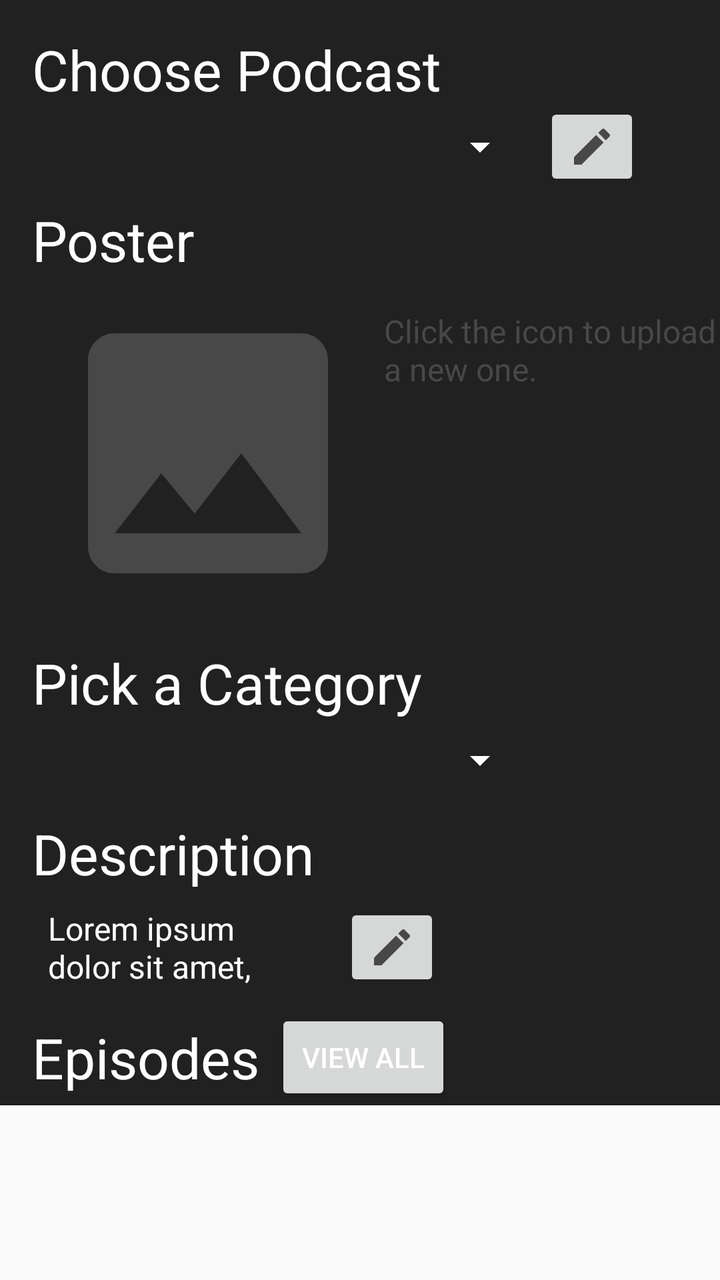
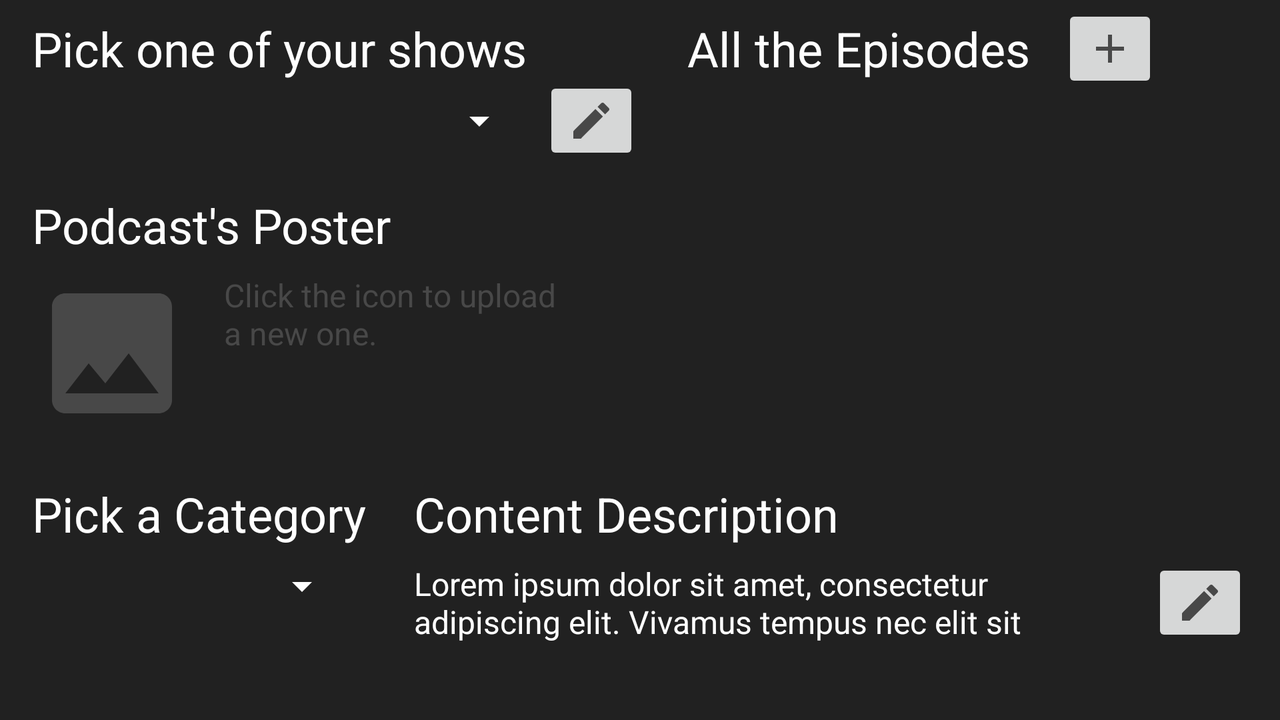

The same Android screen from two of the app's own layout files: first res/layout/ as a phone draws it, then the repository's variant for another configuration, drawn on a device whose configuration selects that folder. Both files follow.
<!-- AndroidManifest.xml: application theme AppTheme -->
<!-- res/layout/portofolio_published.xml -->
<?xml version="1.0" encoding="utf-8"?>
<android.support.v4.widget.NestedScrollView xmlns:android="http://schemas.android.com/apk/res/android"
    xmlns:app="http://schemas.android.com/apk/res-auto"
    xmlns:tools="http://schemas.android.com/tools"
    android:layout_width="match_parent"
    android:layout_height="match_parent"
    android:paddingBottom="@dimen/portofolio_tab_bottom_padding">

    <android.support.constraint.ConstraintLayout
        android:layout_width="match_parent"
        android:layout_height="match_parent"
        android:background="?colorPrimary">

        <TextView
            android:id="@+id/chosen_image_file_name"
            style="@style/Portofolio_EditText_Hint"
            android:layout_width="0dp"
            android:layout_height="0dp"
            android:textColor="?colorAccent"
            android:visibility="invisible"
            app:layout_constraintBottom_toBottomOf="@+id/click_the_icon_label"
            app:layout_constraintEnd_toEndOf="@+id/click_the_icon_label"
            app:layout_constraintStart_toStartOf="@+id/click_the_icon_label"
            app:layout_constraintTop_toTopOf="@+id/click_the_icon_label"
            tools:text="File for upload: file4.mp3" />

        <TextView
            android:id="@+id/category_label"
            style="@style/Portofolio_Label"
            android:layout_width="wrap_content"
            android:layout_height="wrap_content"
            android:layout_marginLeft="16dp"
            android:layout_marginStart="16dp"
            android:layout_marginTop="16dp"
            android:text="@string/pick_category_label"
            app:layout_constraintStart_toStartOf="parent"
            app:layout_constraintTop_toBottomOf="@+id/podcast_pic_imageview" />

        <TextView
            android:id="@+id/click_the_icon_label"
            style="@style/Portofolio_EditText_Hint"
            android:layout_marginLeft="8dp"
            android:layout_marginStart="8dp"
            android:layout_marginTop="8dp"
            android:text="@string/click_the_icon_to_update_label"
            app:layout_constraintStart_toEndOf="@+id/podcast_pic_imageview"
            app:layout_constraintTop_toTopOf="@+id/podcast_pic_imageview" />

        <ImageView
            android:id="@+id/podcast_pic_imageview"
            style="@style/Portofolio_ImageView"
            android:layout_marginLeft="24dp"
            android:layout_marginStart="24dp"
            android:layout_marginTop="8dp"
            app:layout_constraintStart_toStartOf="parent"
            app:layout_constraintTop_toBottomOf="@+id/poster_label"
            android:contentDescription="@string/podcast_poster_content_description" />

        <TextView
            android:id="@+id/choose_podcast_label"
            style="@style/Portofolio_Label"
            android:layout_width="wrap_content"
            android:layout_height="wrap_content"
            android:layout_marginLeft="16dp"
            android:layout_marginStart="16dp"
            android:layout_marginTop="16dp"
            android:text="@string/choose_podcast_label"
            app:layout_constraintStart_toStartOf="parent"
            app:layout_constraintTop_toTopOf="parent" />

        <Spinner
            android:id="@+id/choose_podcast_spinner"
            style="@style/Portofolio_Spinner"
            android:layout_marginLeft="24dp"
            android:layout_marginStart="24dp"
            android:layout_marginTop="8dp"
            app:layout_constraintStart_toStartOf="parent"
            app:layout_constraintTop_toBottomOf="@+id/choose_podcast_label" />

        <ImageButton
            android:id="@+id/edit_description_imagebutton"
            style="@style/Portofolio_Edit_ImageButton"
            android:layout_marginLeft="8dp"
            android:layout_marginStart="8dp"
            app:layout_constraintBottom_toBottomOf="@+id/description_textview"
            app:layout_constraintStart_toEndOf="@+id/description_textview"
            app:layout_constraintTop_toTopOf="@+id/description_textview"
            android:contentDescription="@string/edit_description_content_description" />

        <ImageButton
            android:id="@+id/edit_podcast_title_imagebutton"
            style="@style/Portofolio_Edit_ImageButton"
            android:layout_marginLeft="8dp"
            android:layout_marginStart="8dp"
            app:layout_constraintBottom_toBottomOf="@+id/choose_podcast_spinner"
            app:layout_constraintStart_toEndOf="@+id/choose_podcast_spinner"
            app:layout_constraintTop_toTopOf="@+id/choose_podcast_spinner"
            android:contentDescription="@string/podcast_title_content_description" />

        <TextView
            android:id="@+id/poster_label"
            style="@style/Portofolio_Label"
            android:layout_width="wrap_content"
            android:layout_height="wrap_content"
            android:layout_marginLeft="16dp"
            android:layout_marginStart="16dp"
            android:layout_marginTop="16dp"
            android:text="@string/poster_label"
            app:layout_constraintStart_toStartOf="parent"
            app:layout_constraintTop_toBottomOf="@+id/choose_podcast_spinner" />

        <Spinner
            android:id="@+id/categories_spinner"
            style="@style/Portofolio_Spinner"
            android:layout_marginLeft="24dp"
            android:layout_marginStart="24dp"
            android:layout_marginTop="8dp"
            app:layout_constraintStart_toStartOf="parent"
            app:layout_constraintTop_toBottomOf="@+id/category_label" />

        <TextView
            android:id="@+id/description_label"
            style="@style/Portofolio_Label"
            android:layout_width="wrap_content"
            android:layout_height="wrap_content"
            android:layout_marginLeft="16dp"
            android:layout_marginStart="16dp"
            android:layout_marginTop="16dp"
            android:text="@string/description_label"
            app:layout_constraintStart_toStartOf="parent"
            app:layout_constraintTop_toBottomOf="@+id/categories_spinner" />

        <TextView
            android:id="@+id/description_textview"
            android:layout_width="@dimen/portofolio_description_width"
            android:layout_height="wrap_content"
            android:layout_marginLeft="24dp"
            android:layout_marginStart="24dp"
            android:layout_marginTop="8dp"
            android:lines="@integer/episode_title_lines"
            android:textSize="16sp"
            app:layout_constraintStart_toStartOf="parent"
            app:layout_constraintTop_toBottomOf="@+id/description_label"
            tools:text="@string/lorem_ipsum" />

        <TextView
            android:id="@+id/episodes_label"
            style="@style/Portofolio_Label"
            android:layout_width="wrap_content"
            android:layout_height="wrap_content"
            android:layout_marginLeft="16dp"
            android:layout_marginStart="16dp"
            android:layout_marginTop="16dp"
            android:text="@string/episodes_label"
            app:layout_constraintStart_toStartOf="parent"
            app:layout_constraintTop_toBottomOf="@+id/description_textview" />

        <Button
            android:id="@+id/view_all_episodes_button"
            android:layout_width="wrap_content"
            android:layout_height="wrap_content"
            android:layout_marginLeft="8dp"
            android:layout_marginStart="8dp"
            android:text="@string/view_all_label"
            app:layout_constraintBottom_toBottomOf="@+id/episodes_label"
            app:layout_constraintStart_toEndOf="@+id/episodes_label"
            app:layout_constraintTop_toTopOf="@+id/episodes_label" />

        <ProgressBar
            android:id="@+id/podcast_loading_indicator"
            style="?android:attr/progressBarStyle"
            android:layout_width="wrap_content"
            android:layout_height="wrap_content"
            android:layout_marginBottom="8dp"
            android:layout_marginEnd="8dp"
            android:layout_marginLeft="8dp"
            android:layout_marginRight="8dp"
            android:layout_marginStart="8dp"
            android:visibility="invisible"
            app:layout_constraintBottom_toBottomOf="@+id/choose_podcast_spinner"
            app:layout_constraintEnd_toEndOf="@+id/choose_podcast_spinner"
            app:layout_constraintStart_toStartOf="@+id/choose_podcast_spinner"
            app:layout_constraintTop_toTopOf="@+id/choose_podcast_spinner" />

        <ProgressBar
            android:id="@+id/category_loading_indicator"
            style="?android:attr/progressBarStyle"
            android:layout_width="wrap_content"
            android:layout_height="wrap_content"
            android:layout_marginBottom="8dp"
            android:layout_marginEnd="8dp"
            android:layout_marginLeft="8dp"
            android:layout_marginRight="8dp"
            android:layout_marginStart="8dp"
            android:visibility="invisible"
            app:layout_constraintBottom_toBottomOf="@+id/categories_spinner"
            app:layout_constraintEnd_toEndOf="@+id/categories_spinner"
            app:layout_constraintStart_toStartOf="@+id/categories_spinner"
            app:layout_constraintTop_toTopOf="@+id/categories_spinner" />

        <FrameLayout
            android:id="@+id/all_episodes_fragment_container"
            android:layout_width="0dp"
            android:layout_height="0dp"
            android:visibility="visible"
            app:layout_constraintBottom_toBottomOf="parent"
            app:layout_constraintEnd_toEndOf="parent"
            app:layout_constraintStart_toStartOf="parent"
            app:layout_constraintTop_toTopOf="parent">

        </FrameLayout>
    </android.support.constraint.ConstraintLayout>
</android.support.v4.widget.NestedScrollView>
<!-- resources referenced by this layout -->
<resources>
  <dimen name="portofolio_description_width">140dp</dimen>
  <dimen name="portofolio_tab_bottom_padding">16dp</dimen>
  <integer name="episode_title_lines">2</integer>
  <string name="choose_podcast_label">Choose Podcast</string>
  <string name="click_the_icon_to_update_label">Click the icon to upload a new one.</string>
  <string name="description_label">Description</string>
  <string name="edit_description_content_description">Edit the description</string>
  <string name="episodes_label">Episodes</string>
  <string name="pick_category_label">Pick a Category</string>
  <string name="podcast_poster_content_description">This is the poster of the podcast on the quick media player.</string>
  <string name="podcast_title_content_description">Podcast title</string>
  <string name="poster_label">Poster</string>
  <string name="view_all_label">View All</string>
  <dimen name="podcast_app_bar_default_height">168dp</dimen>
  <color name="primaryLightColor">#484848</color>
  <dimen name="list_item_podcast_title_text_size">16sp</dimen>
  <dimen name="portofolio_podcast_poster_size">160dp</dimen>
  <color name="primaryTextColor">#ffffff</color>
  <dimen name="list_item_category_title_text_size">28sp</dimen>
  <dimen name="portofolio_spiner_width">240dp</dimen>
  <color name="primaryColor">#212121</color>
  <color name="primaryDarkColor">#000000</color>
  <color name="secondaryColor">#ff4081</color>
  <!-- some entries are left out for length -->
</resources>
<!-- res/layout-land/portofolio_published.xml (the repository's variant of the layout above) -->
<!-- drawn on the phone turned sideways -->
<?xml version="1.0" encoding="utf-8"?>
<android.support.v4.widget.NestedScrollView xmlns:android="http://schemas.android.com/apk/res/android"
    xmlns:app="http://schemas.android.com/apk/res-auto"
    xmlns:tools="http://schemas.android.com/tools"
    android:layout_width="match_parent"
    android:layout_height="match_parent"
    android:background="?colorPrimary">

    <android.support.constraint.ConstraintLayout
        android:layout_width="match_parent"
        android:layout_height="match_parent"
        tools:layout_editor_absoluteY="25dp">

        <TextView
            android:id="@+id/chosen_image_file_name"
            style="@style/Portofolio_EditText_Hint"
            android:layout_width="0dp"
            android:layout_height="0dp"
            android:textColor="?colorAccent"
            android:visibility="invisible"
            app:layout_constraintBottom_toBottomOf="@+id/click_the_icon_label"
            app:layout_constraintEnd_toEndOf="@+id/click_the_icon_label"
            app:layout_constraintStart_toStartOf="@+id/click_the_icon_label"
            app:layout_constraintTop_toTopOf="@+id/click_the_icon_label"
            tools:text="File for upload: file4.mp3" />

        <TextView
            android:id="@+id/category_label"
            style="@style/Portofolio_Label"
            android:layout_width="wrap_content"
            android:layout_height="wrap_content"
            android:layout_marginLeft="16dp"
            android:layout_marginStart="16dp"
            android:layout_marginTop="24dp"
            android:text="@string/pick_category_label"
            app:layout_constraintStart_toStartOf="parent"
            app:layout_constraintTop_toBottomOf="@+id/podcast_pic_imageview" />

        <TextView
            android:id="@+id/click_the_icon_label"
            style="@style/Portofolio_Explanation_Hint"
            android:layout_width="169dp"
            android:layout_height="40dp"
            android:layout_marginLeft="16dp"
            android:layout_marginStart="16dp"
            android:text="@string/click_the_icon_to_update_label"
            app:layout_constraintStart_toEndOf="@+id/podcast_pic_imageview"
            app:layout_constraintTop_toTopOf="@+id/podcast_pic_imageview" />

        <ImageView
            android:id="@+id/podcast_pic_imageview"
            style="@style/Portofolio_ImageView"
            android:layout_marginTop="8dp"
            app:layout_constraintStart_toStartOf="@+id/poster_label"
            app:layout_constraintTop_toBottomOf="@+id/poster_label"
            android:contentDescription="@string/podcast_poster_content_description" />

        <TextView
            android:id="@+id/choose_podcast_label"
            style="@style/Portofolio_Label"
            android:layout_width="wrap_content"
            android:layout_height="wrap_content"
            android:layout_marginLeft="16dp"
            android:layout_marginStart="16dp"
            android:layout_marginTop="8dp"
            android:text="@string/choose_podcast_label"
            app:layout_constraintStart_toStartOf="parent"
            app:layout_constraintTop_toTopOf="parent" />

        <Spinner
            android:id="@+id/choose_podcast_spinner"
            style="@style/Portofolio_Spinner"
            android:layout_width="0dp"
            android:layout_marginLeft="16dp"
            android:layout_marginStart="16dp"
            android:layout_marginTop="8dp"
            app:layout_constraintEnd_toEndOf="@+id/choose_podcast_label"
            app:layout_constraintStart_toStartOf="parent"
            app:layout_constraintTop_toBottomOf="@+id/choose_podcast_label" />

        <ImageButton
            android:id="@+id/edit_description_imagebutton"
            style="@style/Portofolio_Edit_ImageButton"
            android:layout_marginEnd="16dp"
            android:layout_marginRight="16dp"
            app:layout_constraintBottom_toBottomOf="@+id/description_textview"
            app:layout_constraintEnd_toEndOf="parent"
            app:layout_constraintTop_toTopOf="@+id/description_textview"
            android:contentDescription="@string/edit_description_content_description" />

        <ImageButton
            android:id="@+id/edit_podcast_title_imagebutton"
            style="@style/Portofolio_Edit_ImageButton"
            android:layout_marginLeft="8dp"
            android:layout_marginStart="8dp"
            app:layout_constraintBottom_toBottomOf="@+id/choose_podcast_spinner"
            app:layout_constraintStart_toEndOf="@+id/choose_podcast_spinner"
            app:layout_constraintTop_toTopOf="@+id/choose_podcast_spinner"
            android:contentDescription="@string/podcast_title_content_description" />

        <TextView
            android:id="@+id/poster_label"
            style="@style/Portofolio_Label"
            android:layout_width="wrap_content"
            android:layout_height="wrap_content"
            android:layout_marginLeft="16dp"
            android:layout_marginStart="16dp"
            android:layout_marginTop="24dp"
            android:text="@string/poster_label"
            app:layout_constraintStart_toStartOf="parent"
            app:layout_constraintTop_toBottomOf="@+id/choose_podcast_spinner" />


        <Spinner
            android:id="@+id/categories_spinner"
            style="@style/Portofolio_Spinner"
            android:layout_width="0dp"
            android:layout_marginEnd="8dp"
            android:layout_marginRight="8dp"
            android:layout_marginTop="8dp"
            app:layout_constraintEnd_toEndOf="@+id/category_label"
            app:layout_constraintStart_toStartOf="@+id/category_label"
            app:layout_constraintTop_toBottomOf="@+id/category_label" />

        <TextView
            android:id="@+id/description_label"
            style="@style/Portofolio_Label"
            android:layout_width="wrap_content"
            android:layout_height="wrap_content"
            android:layout_marginLeft="24dp"
            android:layout_marginStart="24dp"
            android:text="@string/description_label"
            app:layout_constraintStart_toEndOf="@+id/category_label"
            app:layout_constraintTop_toTopOf="@+id/category_label" />

        <TextView
            android:id="@+id/description_textview"
            android:layout_width="0dp"
            android:layout_height="wrap_content"
            android:layout_marginBottom="8dp"
            android:layout_marginEnd="24dp"
            android:layout_marginRight="24dp"
            android:layout_marginTop="8dp"
            android:lines="@integer/episode_title_lines"
            android:text="@string/lorem_ipsum"
            android:textSize="16sp"
            app:layout_constraintBottom_toBottomOf="parent"
            app:layout_constraintEnd_toStartOf="@+id/edit_description_imagebutton"
            app:layout_constraintStart_toStartOf="@+id/description_label"
            app:layout_constraintTop_toBottomOf="@+id/description_label"
            app:layout_constraintVertical_bias="0.0" />

        <android.support.v7.widget.RecyclerView
            android:id="@+id/recycler_view"
            android:layout_width="0dp"
            android:layout_height="0dp"
            android:layout_marginBottom="8dp"
            android:layout_marginEnd="16dp"
            android:layout_marginRight="16dp"
            android:layout_marginTop="8dp"
            app:layout_constraintBottom_toBottomOf="@+id/podcast_pic_imageview"
            app:layout_constraintEnd_toEndOf="parent"
            app:layout_constraintHorizontal_bias="0.0"
            app:layout_constraintStart_toStartOf="@+id/episodes_label"
            app:layout_constraintTop_toBottomOf="@+id/episodes_label"
            app:layout_constraintVertical_bias="0.0" />

        <TextView
            android:id="@+id/episodes_label"
            style="@style/Portofolio_Label"
            android:layout_width="wrap_content"
            android:layout_height="wrap_content"
            android:layout_marginLeft="24dp"
            android:layout_marginStart="24dp"
            android:text="@string/episodes_label"
            app:layout_constraintBaseline_toBaselineOf="@+id/choose_podcast_label"
            app:layout_constraintStart_toEndOf="@+id/edit_podcast_title_imagebutton" />


        <ImageButton
            android:id="@+id/add_episode_imagebutton"
            style="@style/Portofolio_Edit_ImageButton"
            android:layout_width="wrap_content"
            android:layout_height="wrap_content"
            android:layout_marginLeft="16dp"
            android:layout_marginStart="16dp"
            android:src="@drawable/ic_add_black_light_24dp"
            app:layout_constraintBottom_toBottomOf="@+id/episodes_label"
            app:layout_constraintStart_toEndOf="@+id/episodes_label"
            app:layout_constraintTop_toTopOf="@+id/episodes_label"
            android:contentDescription="@string/add_episode_imagebutton_content_description" />

        <ProgressBar
            android:id="@+id/podcast_loading_indicator"
            style="?android:attr/progressBarStyle"
            android:layout_width="wrap_content"
            android:layout_height="wrap_content"
            android:layout_marginBottom="8dp"
            android:layout_marginEnd="8dp"
            android:layout_marginLeft="8dp"
            android:layout_marginRight="8dp"
            android:layout_marginStart="8dp"
            android:visibility="invisible"
            app:layout_constraintBottom_toBottomOf="@+id/choose_podcast_spinner"
            app:layout_constraintEnd_toEndOf="@+id/choose_podcast_spinner"
            app:layout_constraintStart_toStartOf="@+id/choose_podcast_spinner"
            app:layout_constraintTop_toTopOf="@+id/choose_podcast_spinner" />

        <ProgressBar
            android:id="@+id/episodes_loading_indicator"
            style="?android:attr/progressBarStyle"
            android:layout_width="wrap_content"
            android:layout_height="wrap_content"
            android:layout_marginBottom="8dp"
            android:layout_marginEnd="8dp"
            android:layout_marginLeft="8dp"
            android:layout_marginRight="8dp"
            android:layout_marginStart="8dp"
            android:layout_marginTop="8dp"
            android:visibility="invisible"
            app:layout_constraintBottom_toBottomOf="@+id/recycler_view"
            app:layout_constraintEnd_toEndOf="@+id/recycler_view"
            app:layout_constraintStart_toStartOf="@+id/recycler_view"
            app:layout_constraintTop_toTopOf="@+id/recycler_view" />

        <ProgressBar
            android:id="@+id/category_loading_indicator"
            style="?android:attr/progressBarStyle"
            android:layout_width="wrap_content"
            android:layout_height="wrap_content"
            android:layout_marginEnd="8dp"
            android:layout_marginLeft="8dp"
            android:layout_marginRight="8dp"
            android:layout_marginStart="8dp"
            android:visibility="invisible"
            app:layout_constraintBottom_toBottomOf="@+id/categories_spinner"
            app:layout_constraintEnd_toEndOf="@+id/categories_spinner"
            app:layout_constraintStart_toStartOf="@+id/categories_spinner"
            app:layout_constraintTop_toTopOf="@+id/categories_spinner" />
    </android.support.constraint.ConstraintLayout>
</android.support.v4.widget.NestedScrollView>
<!-- resources referenced by the variant -->
<!-- as the phone turned sideways resolves them -->
<resources>
  <!-- from res/values-land/ -->
  <integer name="episode_title_lines">2</integer>
  <string name="add_episode_imagebutton_content_description">Click to add an episode</string>
  <!-- from res/values-land/ -->
  <string name="choose_podcast_label">Pick one of your shows</string>
  <!-- from res/values-land/ -->
  <string name="click_the_icon_to_update_label">Click the icon to upload a new one.</string>
  <!-- from res/values-land/ -->
  <string name="description_label">Content Description</string>
  <string name="edit_description_content_description">Edit the description</string>
  <!-- from res/values-land/ -->
  <string name="episodes_label">All the Episodes</string>
  <!-- from res/values-land/ -->
  <string name="pick_category_label">Pick a Category</string>
  <!-- from res/values-land/ -->
  <string name="podcast_poster_content_description">This is the poster of the podcast on the quick media player.</string>
  <string name="podcast_title_content_description">Podcast title</string>
  <!-- from res/values-land/ -->
  <string name="poster_label">Podcast\'s Poster</string>
  <!-- from res/values-land/ -->
  <dimen name="podcast_app_bar_default_height">84dp</dimen>
  <color name="primaryLightColor">#484848</color>
  <!-- from res/values-land/ -->
  <dimen name="list_item_podcast_title_text_size">16sp</dimen>
  <!-- from res/values-land/ -->
  <dimen name="portofolio_podcast_poster_size">80dp</dimen>
  <color name="primaryTextColor">#ffffff</color>
  <!-- from res/values-land/ -->
  <dimen name="portofolio_label_text_size">24sp</dimen>
  <!-- from res/values-land/ -->
  <dimen name="portofolio_spiner_width">240dp</dimen>
  <color name="primaryColor">#212121</color>
  <color name="primaryDarkColor">#000000</color>
  <color name="secondaryColor">#ff4081</color>
  <!-- some entries are left out for length -->
</resources>
